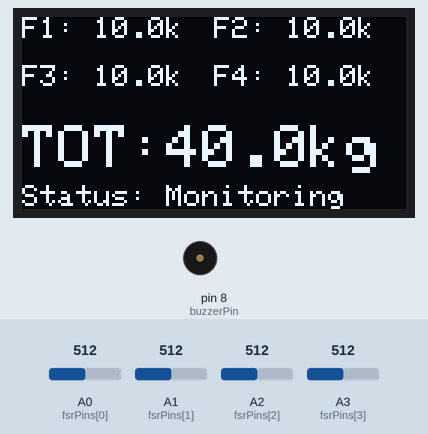
The sketch below on a simulated Arduino Uno, built with avr-gcc and run on an emulated ATmega328P. Parts: 128×64 one-colour display, buzzer (waves = sounding). The test bench sets the inputs (shaded band); at power-on: A0 (fsrPins[0]) = 512, A1 (fsrPins[1]) = 512, A2 (fsrPins[2]) = 512, A3 (fsrPins[3]) = 512.

Above: at 2.7 s.
2.8 s: A0 (fsrPins[0]) set to 521
At 3.3 s:
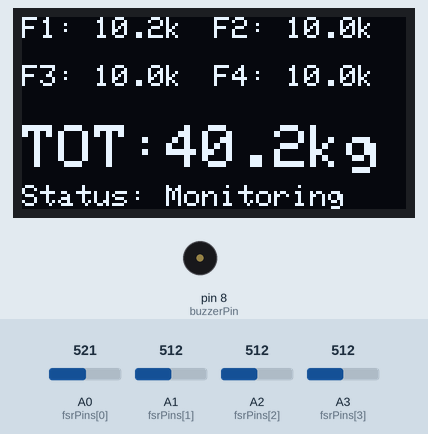
4.4 s: A1 (fsrPins[1]) set to 716
At 7.2 s:
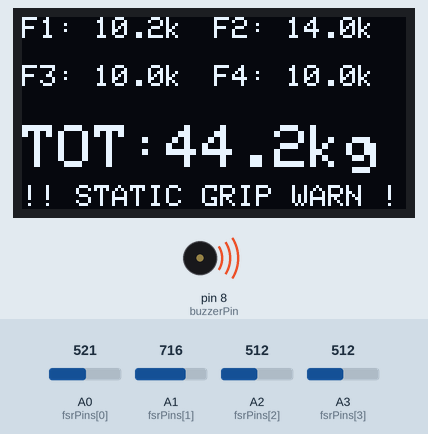
7.4 s: A2 (fsrPins[2]) set to 532
At 8.7 s:
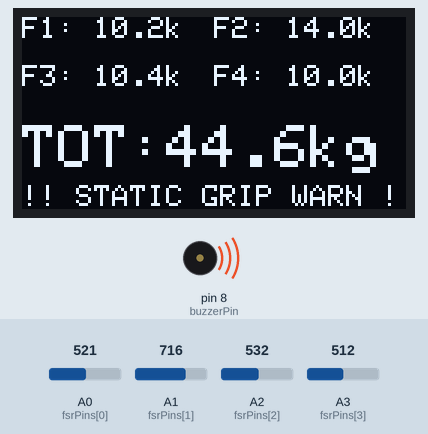
9.0 s: A3 (fsrPins[3]) set to 716
At 9.9 s:
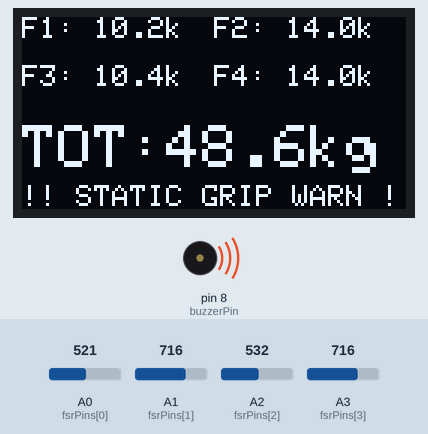
10.6 s: A2 (fsrPins[2]) set to 716
At 11.8 s:
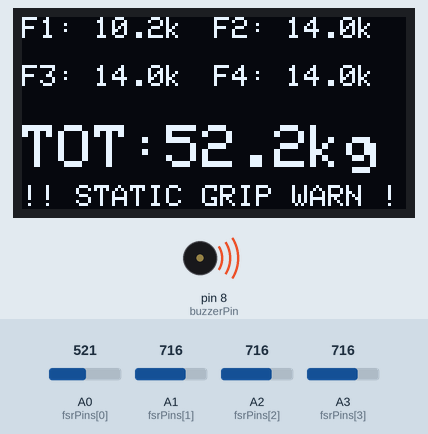
12.1 s: A0 (fsrPins[0]) set to 716
At 12.5 s:
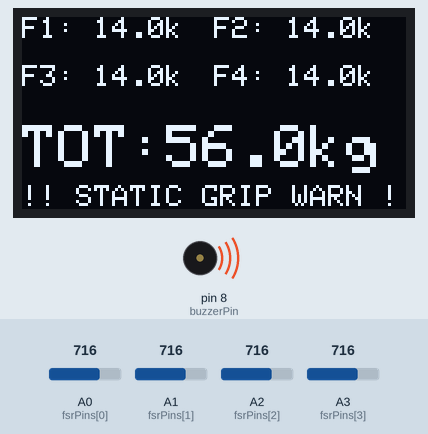
Timing chart, 0 to 14.6 s (numbered marks = the images above; inputs shaded):
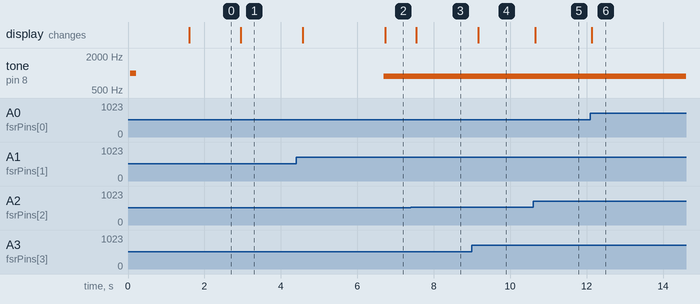

The sketch:

Drill.ino
```cpp
#include <Wire.h>
#include <Adafruit_GFX.h>
#include <Adafruit_SSD1306.h>

#define SCREEN_WIDTH 128
#define SCREEN_HEIGHT 64
#define OLED_RESET    -1
Adafruit_SSD1306 display(SCREEN_WIDTH, SCREEN_HEIGHT, &Wire, OLED_RESET);

// --- Pin Definitions ---
const int fsrPins[4] = {A0, A1, A2, A3};
const int buzzerPin = 8;

// --- Sensor Variables ---
int fsrReadings[4];
float weights[4];
float totalWeight = 0.0;

// --- Static Grip Alarm Variables ---
unsigned long lastChangeTimes[4] = {0, 0, 0, 0};
int lastReadings[4] = {0, 0, 0, 0};

// Alarm Tuning
const int wiggleRoom = 40;            // Allowable noise before timer resets
const unsigned long maxStaticTime = 5000; // 5 seconds static limit
const int gripThreshold = 80;         // Minimum reading to trigger grip tracking

void setup() {
  Serial.begin(9600);
  pinMode(buzzerPin, OUTPUT);

  // Initialize OLED (use 0x3C or 0x3D)
  if(!display.begin(SSD1306_SWITCHCAPVCC, 0x3D)) {
    Serial.println(F("OLED Allocation Failed"));
    for(;;);
  }

  display.clearDisplay();
  display.setTextColor(SSD1306_WHITE);

  // Boot Screen
  display.setTextSize(1);
  display.setCursor(0, 10);
  display.println("HAVS Grip System");
  display.setCursor(0, 30);
  display.println("4 Sensors Active...");
  display.display();

  // Startup tone
  tone(buzzerPin, 1000, 150);
  delay(1500);
}

void loop() {
  totalWeight = 0.0;
  bool triggerAlarm = false;

  // 1. Read sensors and process alarm logic
  for (int i = 0; i < 4; i++) {
    fsrReadings[i] = analogRead(fsrPins[i]);

    // Approximate force conversion (Adjust 20.0 multiplier post-calibration)
    weights[i] = (fsrReadings[i] / 1023.0) * 20.0;
    totalWeight += weights[i];

    // Reset stopwatch if grip force fluctuates
    if (abs(fsrReadings[i] - lastReadings[i]) > wiggleRoom) {
      lastChangeTimes[i] = millis();
      lastReadings[i] = fsrReadings[i];
    }

    // Check if any single sensor is held statically above the grip threshold
    bool isGripped = (fsrReadings[i] > gripThreshold);
    bool staticTooLong = (millis() - lastChangeTimes[i] > maxStaticTime);

    if (isGripped && staticTooLong) {
      triggerAlarm = true;
    }
  }

  // 2. Control Buzzer Alarm
  if (triggerAlarm) {
    tone(buzzerPin, 880); // 880 Hz alarm tone
  } else {
    noTone(buzzerPin);
  }

  // 3. Render Dashboard on OLED Screen
  display.clearDisplay();
  display.setTextSize(1);

  // Row 1: Top 2 Sensors
  display.setCursor(0, 0);
  display.print("F1: "); display.print(weights[0], 1); display.print("k");
  display.setCursor(64, 0);
  display.print("F2: "); display.print(weights[1], 1); display.print("k");

  // Row 2: Bottom 2 Sensors
  display.setCursor(0, 16);
  display.print("F3: "); display.print(weights[2], 1); display.print("k");
  display.setCursor(64, 16);
  display.print("F4: "); display.print(weights[3], 1); display.print("k");

  // Row 3: Total Load
  display.setCursor(0, 36);
  display.setTextSize(2);
  display.print("TOT:"); display.print(totalWeight, 1); display.print("kg");

  // Row 4: Status Indicator
  display.setTextSize(1);
  display.setCursor(0, 56);
  if (triggerAlarm) {
    display.print("!! STATIC GRIP WARN !!");
  } else {
    display.print("Status: Monitoring");
  }

  display.display();
  delay(100);
}
```

Measured:
- the behaviour switches between 512 and 513 on A0 (fsrPins[0]) (found by bisection; images 0 and 1)
- the behaviour switches between 514 and 515 on A2 (fsrPins[2]) (found by bisection; images 2 and 3)
- after the input at 2.8 s, the display: changes after 0.15 s (image 1)
- after the input at 4.4 s, the display: first changes after 0.17 s (image 2 shows a later state)
- after the input at 7.4 s, the display: changes after 0.14 s (image 3)
- after the input at 9.0 s, the display: changes after 0.16 s (image 4)
- after the input at 10.6 s, the display: changes after 0.05 s (image 5)
- after the input at 12.1 s, the display: changes at once (image 6)
